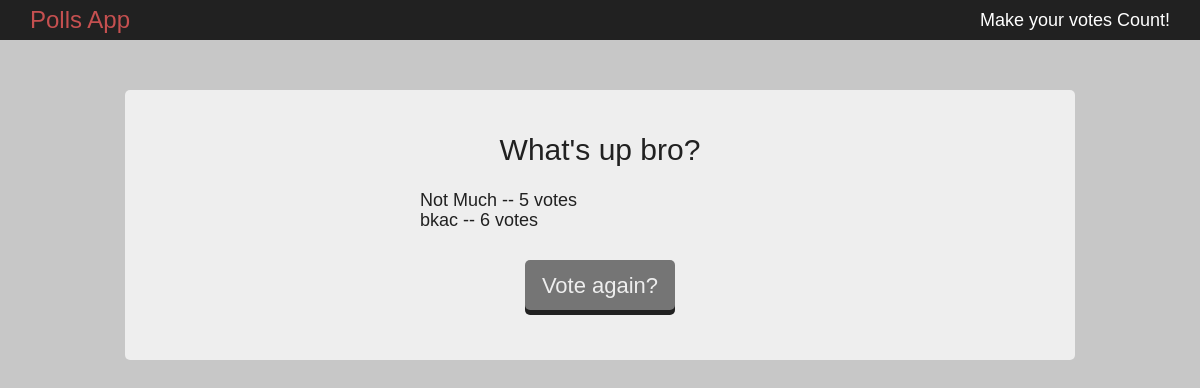
/polls/1/results/, run on an earlier commit of the app's database.
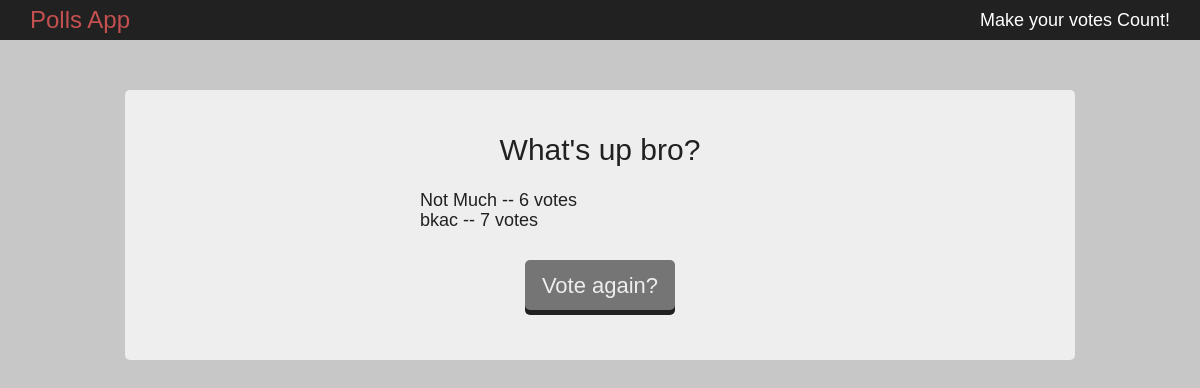
And on a later commit of the database.
### polls/models.py (models this page shows, shortened)
class Question(models.Model):
	question_text = models.CharField(max_length=200)
	pub_date = models.DateTimeField('date published')

class Choice(models.Model):
	question = models.ForeignKey(Question,on_delete=models.CASCADE,related_name='choice_set')
	choice_text = models.CharField(max_length=200)
	votes = models.IntegerField(default=0)

### polls/views.py (the view)
# urls.py: url(r'^(?P<pk>[0-9]+)/results/$',views.ResultsView.as_view(),name='results'),
class ResultsView(generic.DetailView):
	template_name = 'polls/results.html'
	model = Question

### polls/templates/polls/results.html
{% extends 'polls/base.html' %}
{% block content %}
	<h1>{{ question.question_text }}</h1>
	<ul>
	{% for choice in question.choice_set.all %}
	    <li>{{ choice.choice_text }} -- {{ choice.votes }} vote{{ choice.votes|pluralize }}</li>
	{% endfor %}
	</ul>
	<button><a href="{% url 'polls:detail' question.id %}">Vote again?</a></button>
{% endblock %}

### polls/templates/polls/base.html (shortened to what this page needs)
<!DOCTYPE html>
{% load staticfiles %}
<html>
	<head>
		<link rel="stylesheet" href="{% static 'css/resets.css'%}" type="text/css">
		<link rel="stylesheet" href="{% static 'css/style.css'%}" type="text/css">
	</head>
	<body>
		<header>
			<h1>Polls App</h1>
			<p>Make your votes Count!</p>
		</header>
		<section>
			{% block content%}
			{% endblock %}
		</section>
	</body>
</html>

### polls/static/css/style.css (style rules this page uses)
body { background: #c7c7c7; color:#fff; font: 18px/20px arial,verdana; }
header { background: #212121; display: flex; justify-content: space-between; padding: 10px 30px; }
header h1 { font-size: 24px; color: #c55050; }
section { width: 950px; margin: 0 auto; padding: 50px 0; }
section h1 { text-align: center; font-size: 30px; }
section ul { padding: 30px 0; width: 400px; margin: 0 auto; text-align: justify; }
section li { padding: 0 20px; }
section { text-align: center; margin-top: 50px; border-radius: 5px; background-color: #eee; color: #212121; }
section button a,.poll a { text-decoration: none; font-size: 22px; line-height: 50px; color:#eee; }
button { box-shadow: 0 2px 0 solid #212121; border-width: 0; background: #757575; height: 50px; border-radius: 5px; width: 150px; box-shadow: 0 5px 0 #212121; }

What changed in the data, as far as the page shows it:
changed Choice "Not Much": votes "5" → "6"
changed Choice "bkac": votes "6" → "7"
